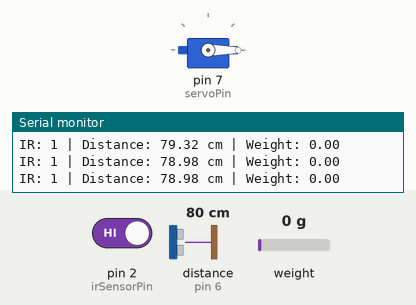
Recording of a sketch running on a simulated Arduino Uno, built with avr-gcc and run on an emulated ATmega328P. On the bench: servo, the last lines printed to the serial monitor. Wiring (inferred from the names in the program): ultrasonic range finder: trigger pin 5; echo pin 6. Inputs (shaded band) come from the test bench; at power-on: distance to the obstacle (sensor on pin 6) 80 cm, pin 2 (irSensorPin) HIGH, weight on the scale 0 g. The echo pulse lasts 58.3 µs per cm.

Above: at 1.4 s.
1.5 s: distance to the obstacle (sensor on pin 6) set to 17 cm
3.1 s: distance to the obstacle (sensor on pin 6) set to 14 cm
At 4.5 s:
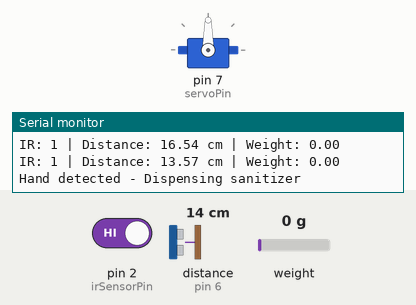
8.8 s: distance to the obstacle (sensor on pin 6) set to 2 cm
Timing chart, 0 to 13.1 s (numbered marks = the images above; inputs shaded):
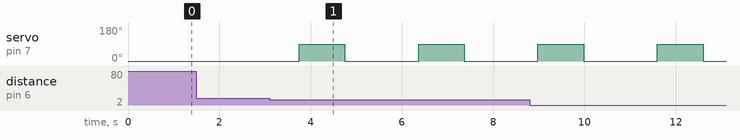

Measured:
- the behaviour switches between 16 and 15 cm on distance to the obstacle (sensor on pin 6) (found by bisection; images 0 and 1)
- after the input at 3.1 s, servo on pin 7 (servoPin): alternates 90° for 1.0 s and 0° for 1.6 s, starting after 0.65 s

The sketch:

sanitizer.ino
```cpp
#include <Servo.h>
#include "HX711.h"

// Pin definitions
const int irSensorPin = 2;
const int trigPin = 5;
const int echoPin = 6;
const int servoPin = 7;
const int hxDtPin = 9;
const int hxSckPin = 10;

// Objects
Servo myServo;
HX711 scale;

// Variables
long duration;
float distance;
float weight;

void setup() {
  Serial.begin(9600);

  pinMode(irSensorPin, INPUT);
  pinMode(trigPin, OUTPUT);
  pinMode(echoPin, INPUT);

  myServo.attach(servoPin);
  myServo.write(0); // Closed position

  scale.begin(hxDtPin, hxSckPin);
  Serial.println("System ready. Waiting for hand detection...");
}

void loop() {
  // Read IR sensor
  int irState = digitalRead(irSensorPin);

  // Read ultrasonic sensor
  digitalWrite(trigPin, LOW);
  delayMicroseconds(2);
  digitalWrite(trigPin, HIGH);
  delayMicroseconds(10);
  digitalWrite(trigPin, LOW);
  duration = pulseIn(echoPin, HIGH);
  distance = duration * 0.034 / 2;

  // Read weight
  if (scale.is_ready()) {
    weight = scale.get_units();
  } else {
    weight = 0;
  }

  // Print sensor values
  Serial.print("IR: ");
  Serial.print(irState);
  Serial.print(" | Distance: ");
  Serial.print(distance);
  Serial.print(" cm | Weight: ");
  Serial.println(weight);

  // Trigger servo if hand is detected
  if (irState == LOW || distance < 15) {
    Serial.println("Hand detected - Dispensing sanitizer");

    myServo.write(90); // Dispense
    delay(1000);
    myServo.write(0);  // Return to start
    delay(1000);
  }

  delay(500);
}
```
